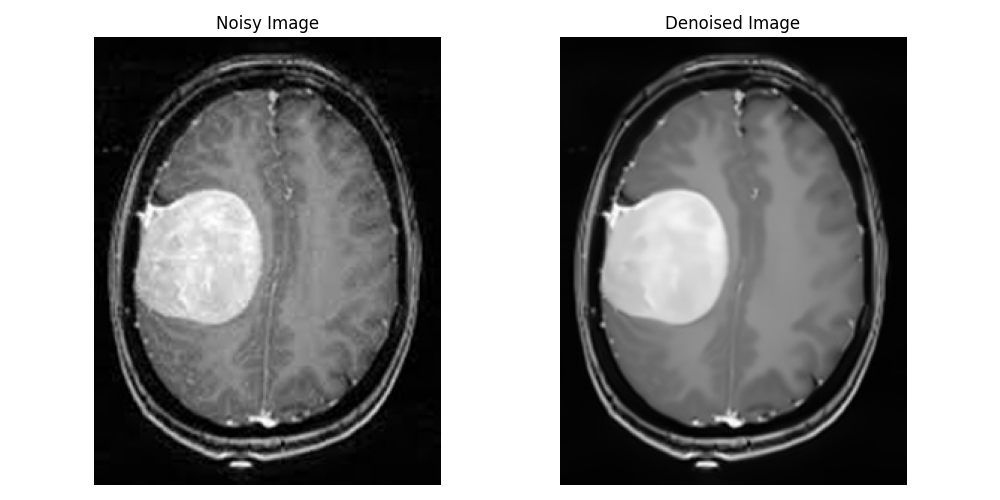

Reproduce this figure in Python.
import cv2
import matplotlib.pyplot as plt

def non_local_means_denoising(image_path, output_path, h=10, hColor=10, templateWindowSize=7, searchWindowSize=21):
    noisy_image = cv2.imread(image_path)
    
    if noisy_image is None:
        print("Error: Could not load the image.")
        return
    
    gray_image = cv2.cvtColor(noisy_image, cv2.COLOR_BGR2GRAY)
    
    denoised_image = cv2.fastNlMeansDenoising(gray_image, None, h, templateWindowSize, searchWindowSize)
    
    cv2.imwrite(output_path, denoised_image)

input_image_path = "C:\\Users\\estir\\OneDrive\\Desktop\\Brain-Tumors-main\\data\\yes\\Y1.jpg"
output_image_path = 'denoised_image.jpg'

h = 10
hColor = 10
templateWindowSize = 7
searchWindowSize = 21

non_local_means_denoising(input_image_path, output_image_path, h, hColor, templateWindowSize, searchWindowSize)

# Display the noisy and denoised images
noisy_image = cv2.imread(input_image_path)
denoised_image = cv2.imread(output_image_path)

plt.figure(figsize=(10, 5))

plt.subplot(1, 2, 1)
plt.imshow(cv2.cvtColor(noisy_image, cv2.COLOR_BGR2RGB))
plt.title('Noisy Image')
plt.axis('off')

plt.subplot(1, 2, 2)
plt.imshow(cv2.cvtColor(denoised_image, cv2.COLOR_BGR2RGB))
plt.title('Denoised Image')
plt.axis('off')

plt.tight_layout()
plt.show()
